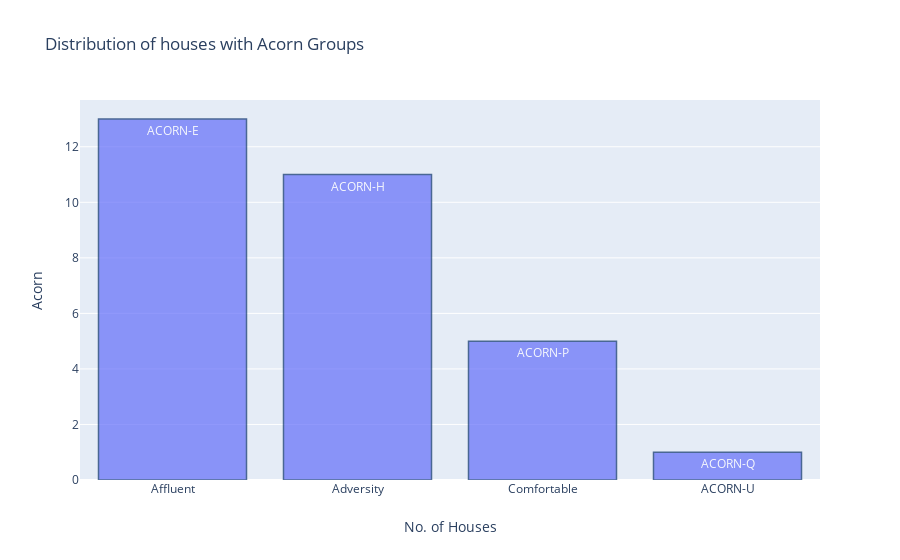

Source (notebook cell):
### Code cell
data_graph = [go.Bar(x=acorn_group['Acorn_grouped'].values,y=acorn_group['Count'].values,
                name='Total Matches',text=acorn_data['Acorn'].values,
                marker=dict(line=dict(color='rgb(8,48,107)',width=1.5,)),opacity=0.7)]

layout = go.Layout(title='Distribution of houses with Acorn Groups',xaxis = dict(tickmode='linear',title="No. of Houses"),
                   yaxis=dict(title='Acorn'))
fig = go.Figure(data=data_graph, layout=layout)
iplot(fig)

### Figure 1 — Plotly figure (JSON) as saved in the notebook; plotly's stock layout.template omitted (floating-point values rounded to 4 significant figures)
{"data": [{"marker": {"line": {"color": "rgb(8,48,107)", "width": 1.5}}, "name": "Total Matches", "opacity": 0.7, "text": ["ACORN-E", "ACORN-H", "ACORN-P", "ACORN-Q", "ACORN-K", "ACORN-J", "ACORN-A", "ACORN-U", "ACORN-D", "ACORN-L", "ACORN-N"], "type": "bar", "x": ["Affluent", "Adversity", "Comfortable", "ACORN-U"], "y": [13, 11, 5, 1]}], "layout": {"title": {"text": "Distribution of houses with Acorn Groups"}, "xaxis": {"tickmode": "linear", "title": {"text": "No. of Houses"}}, "yaxis": {"title": {"text": "Acorn"}}}}
